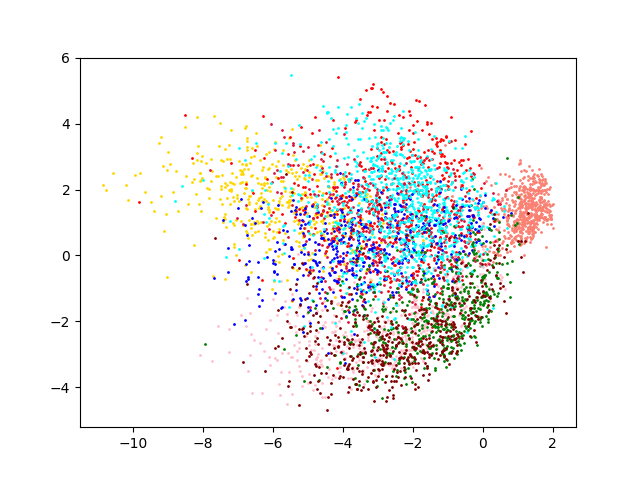

This chart was generated by the following Python code:
import numpy as np
import matplotlib.pyplot as plt
import math

#From homework 1
def helper(A, k):
    index = np.linalg.eigh(A)[0].argsort()[::-1][:k]
    return np.linalg.eigh(A)[1][:,index]

class PCA453X ():
    def __init__ (self, n_components=2):
        self.n_components = n_components

    def fit (self, X):
        mean_vector = np.mean(X, axis = 0)
        Xtilde = (X - mean_vector).T
        X_pca = X.dot(helper(Xtilde.dot(Xtilde.T),self.n_components))
        self.pca = X_pca
        
    def transform (self, x):
        return self.pca
    
    '''
    I did not actually use this function but added it anyway
    to make it similar to sklearn's API.
    '''
    def fit_transform (self, X):
        mean_vector = np.mean(X, axis = 0)
        Xtilde = (X - mean_vector).T
        X_pca = X.dot(helper(Xtilde.dot(Xtilde.T),self.n_components))
        self.pca = X_pca
        return self.pca

if __name__ == "__main__":
    #Load Data
    X_test = np.load("small_mnist_test_images.npy")
    y_test = np.load("small_mnist_test_labels.npy")

    pca_custom = PCA453X(2)
    pca_custom.fit(X_test)
    pca = pca_custom.transform(X_test)

    color = ["gold", "salmon","r","cyan","pink","crimson","blue","green"
         ,"aqua","maroon"]
    label_Xte = np.argmax(y_test, axis = 1)
    for i in range(len(np.unique(label_Xte))):
        index = np.where(label_Xte == i)[0]
        plt.scatter(pca[index,0],pca[index,1], s = 1, c = color[i])
    plt.show()

    '''
    Uncomment this part so you can compare the plot with sklearn PCA
    '''
    # from sklearn.decomposition import PCA
    # pca = PCA(n_components=2)
    # pca.fit(X_test)
    # pca_sklearn = pca.transform(X_test)

    # for i in range(len(np.unique(label_Xte))):
    #     index = np.where(label_Xte == i)[0]
    #     plt.scatter(-pca_sklearn[index,0],pca_sklearn[index,1], s = 1, c = color[i])
    # plt.show()
